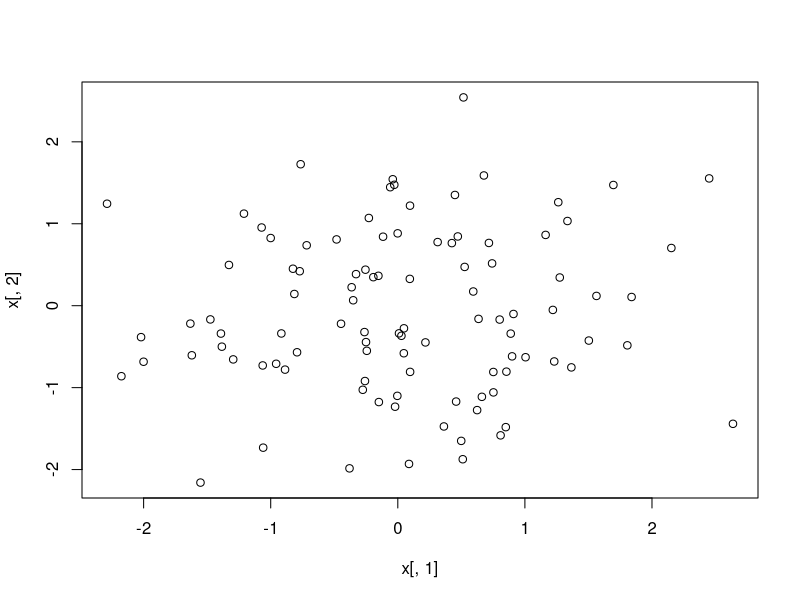

The R script that drew this image:
## ---- chunk 1
library(knitr)
opts_chunk$set(tidy.opts=list(width.cutoff=70),tidy=TRUE)
library(MASS)
## ---- chunk 2
x <- mvrnorm(100,c(0,0),diag(2))
plot(x[,1], x[,2])
